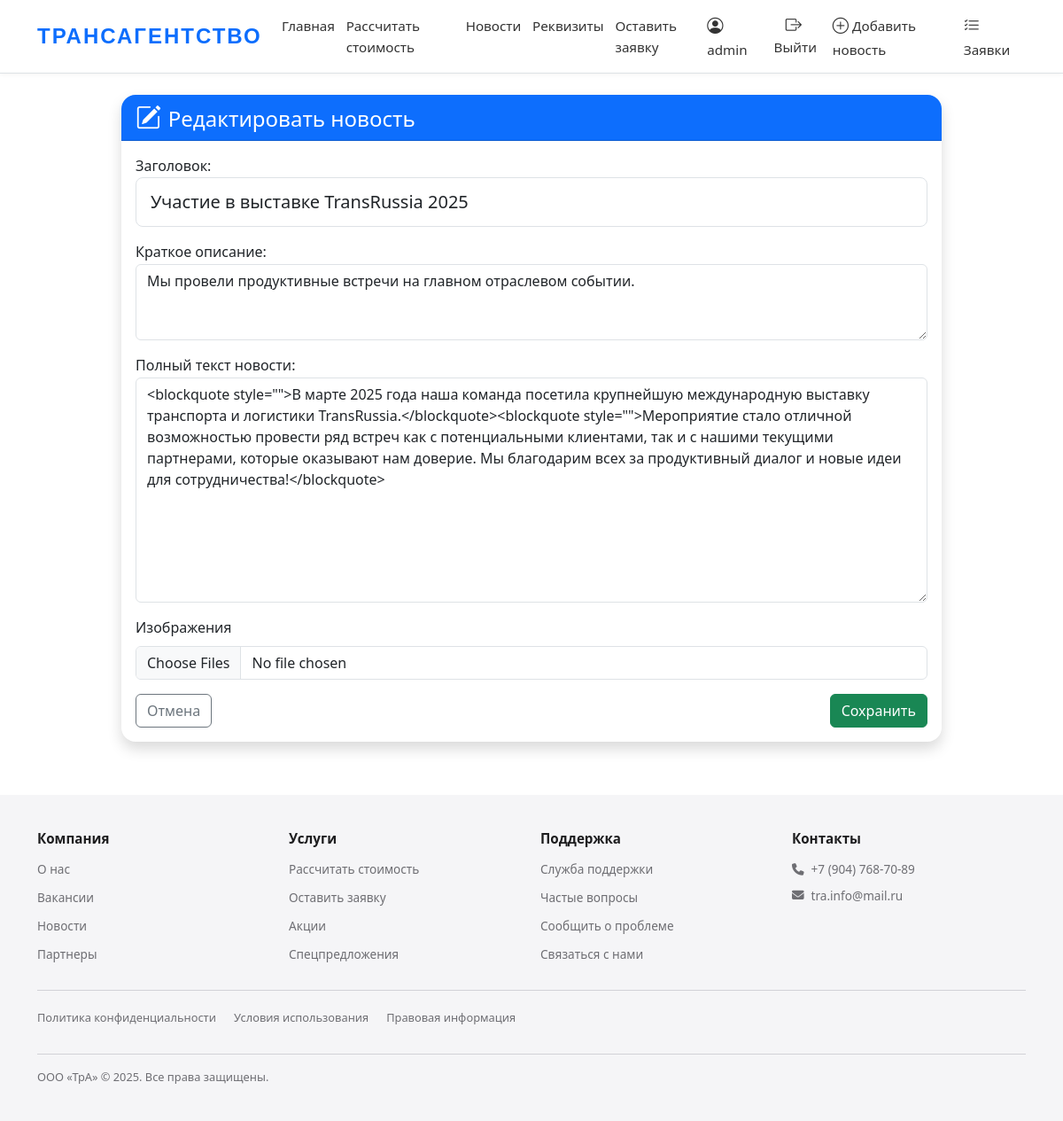
The app's page /news/edit/12/ (signed in) with its own data.
### main/models.py (models this page shows, shortened)
class News(models.Model):
    title = models.CharField(max_length=200, verbose_name="Заголовок")
    short_description = models.TextField(verbose_name="Краткое описание", help_text="Этот текст будет отображаться в списке новостей")
    content = models.TextField(verbose_name="Полный текст новости")
    created_at = models.DateTimeField(auto_now_add=True, verbose_name="Дата публикации")
    author = models.ForeignKey(User, on_delete=models.CASCADE, verbose_name="Автор")
    class Meta:
        verbose_name = "Новость"
        verbose_name_plural = "Новости"

class CompanyRequisites(models.Model):
    full_name = models.CharField(max_length=200, verbose_name="Полное наименование",
                               default='Общество с ограниченной ответственностью "Трансагентство"')
    short_name = models.CharField(max_length=100, verbose_name="Краткое наименование",
                                default='ООО «ТрА»')
    legal_address = models.TextField(verbose_name="Юридический адрес",
                                   default='РТ, 422772, м. р-н Пестречинский, с.п. Кощаковское, д.Званка, ул.Лазурная д.2А')
    postal_address = models.TextField(verbose_name="Почтовый адрес",
                                    default='РТ, 422772, м. р-н Пестречинский, с.п. Кощаковское, д.Званка, ул.Лазурная д.2А')
    phone = models.CharField(max_length=20, verbose_name="Телефон",
                           default='+7 (904) 768-70-89')
    email = models.EmailField(verbose_name="Эл. почта",
                            default='tra.info@mail.ru')
    inn = models.CharField(max_length=12, verbose_name="ИНН",
                         default='1651092275')
    kpp = models.CharField(max_length=9, verbose_name="КПП",
                          default='168601001')
    ogrn = models.CharField(max_length=15, verbose_name="ОГРН",
                           default='1221600078809')
    okpo = models.CharField(max_length=10, verbose_name="ОКПО",
                           default='75376496')
    railway_code = models.CharField(max_length=10, verbose_name="Код жд",
                                   default='4231')
    els_code = models.CharField(max_length=15, verbose_name="Код ЕЛС",
                               default='1006546099')
    bank_name_rub = models.CharField(max_length=200, verbose_name="Банк (руб)",
                                    default='ФИЛИАЛ «НИЖЕГОРОДСКИЙ» АО «АЛЬФА-БАНК»')
    account_rub = models.CharField(max_length=20, verbose_name="Рублёвый р/с",
                                  default='40702810629140008516')
    corr_account_rub = models.CharField(max_length=20, verbose_name="Корр. счёт (руб)",
                                       default='30101810200000000824')
    bik_rub = models.CharField(max_length=9, verbose_name="БИК (руб)",
                              default='042202824')
    bank_name_curr = models.CharField(max_length=200, verbose_name="Банк (вал)",
                                     default='ООО Банк Аверс')
    account_curr = models.CharField(max_length=20, verbose_name="Валютный счёт",
                                   default='4070216300390000051')
    corr_account_curr = models.CharField(max_length=20, verbose_name="Корр. счёт (вал)",
                                        default='30101810500000000774')
    bik_curr = models.CharField(max_length=9, verbose_name="БИК (вал)",
                               default='049205774')
    director = models.CharField(max_length=100, verbose_name="Генеральный директор",
                               default='Давлетшина Алсу Ринатовна')
    class Meta:
        verbose_name = "Реквизиты компании"
        verbose_name_plural = "Реквизиты компании"

### main/views.py (the view)
# urls.py: path('news/edit/<int:pk>/', views.edit_news, name='edit_news'),
@login_required
@user_passes_test(is_superuser)
def edit_news(request: HttpRequest, pk: int) -> HttpResponse:
    news = get_object_or_404(News, pk=pk)
    if request.method == 'POST':
        form = NewsForm(request.POST, request.FILES, instance=news)
        if form.is_valid():
            form.save()
            for image in request.FILES.getlist('images'):
                NewsImage.objects.create(news=news, image=image)
            return redirect('news_list')
    else:
        form = NewsForm(instance=news)
    return render(request, 'main/edit_news.html', {**{'form': form, 'news': news}, **base_context(request)})

### main/forms.py (shortened to what this page needs)
class NewsForm(forms.ModelForm):
    images = MultipleFileField(
        label='Изображения',
        required=False,
        widget=MultipleFileInput(attrs={
            'class': 'form-control',
            'multiple': True
        })
    )
    class Meta:
        model = News
        fields = ['title', 'short_description', 'content']  # Добавлено short_description
        widgets = {
            'title': forms.TextInput(attrs={'class': 'form-control'}),
            'short_description': forms.Textarea(attrs={'class': 'form-control', 'rows': 3, 'placeholder': 'Краткое описание для списка новостей'}),
            'content': forms.Textarea(attrs={
                'class': 'form-control',
                'rows': 10,  # Увеличим высоту поля
                'id': 'news-content-editor'  # Добавляем ID для инициализации редактора
            }),
        }

### main/templatetags/form_tags.py (called while the page is built)
@register.filter
def add_class(field, class_name):
    return field.as_widget(attrs={
        "class": f"{class_name} {field.field.widget.attrs.get('class', '')}"
    })

### main/views.py (called while the page is built)
def is_superuser(user: User) -> bool:
    return user.is_superuser

def base_context(request: HttpRequest) -> dict:
    requisites = CompanyRequisites.objects.first()
    return {'requisites': requisites}

### main/templates/main/edit_news.html (shortened to what this page needs)
{% extends 'main/base.html' %}
{% load form_tags %}
{% block content %}
<div class="container mt-4">
    <div class="row justify-content-center">
        <div class="col-md-10">
            <div class="card shadow">
                <div class="card-header bg-primary text-white">
                    <h4 class="mb-0">
                        <i class="bi bi-pencil-square me-2"></i>Редактировать новость
                    </h4>
                </div>
                <div class="card-body">
                    <form method="post" enctype="multipart/form-data">
                        <div class="mb-3">
                            {{ form.title.label_tag }}
                            {{ form.title|add_class:"form-control form-control-lg" }}
                        </div>
                        <div class="mb-3">
                            {{ form.short_description.label_tag }}
                            {{ form.short_description|add_class:"form-control" }}
                        </div>
                        <div class="mb-3">
                            {{ form.content.label_tag }}
                            <textarea id="trumbowyg-editor" name="content" class="form-control" rows="10">{{ form.content.value|default:'' }}</textarea>
                        </div>
                        <div class="mb-3">
                            <label for="id_images" class="form-label">Изображения</label>
                            <input type="file" name="images" id="id_images" class="form-control" multiple>
                        </div>
                        <div class="d-flex justify-content-between">
                            <a href="{% url 'home' %}" class="btn btn-outline-secondary">Отмена</a>
                            <button type="submit" class="btn btn-success">Сохранить</button>
                        </div>
                    </form>
                </div>
            </div>
        </div>
    </div>
</div>
<link rel="stylesheet" href="https://cdnjs.cloudflare.com/ajax/libs/Trumbowyg/2.27.3/ui/trumbowyg.min.css">
{% endblock %}

### main/templates/main/base.html (shortened to what this page needs)
{% load static %}
<!DOCTYPE html>
<html lang="ru">
<head>
    <link href="https://cdn.jsdelivr.net/npm/bootstrap@5.3.0/dist/css/bootstrap.min.css" rel="stylesheet">
    <link rel="stylesheet" href="https://cdn.jsdelivr.net/npm/bootstrap-icons@1.8.0/font/bootstrap-icons.css">
    <link rel="stylesheet" href="https://cdn.jsdelivr.net/npm/lightbox2@2.11.3/dist/css/lightbox.min.css">
    <link rel="stylesheet" href="https://cdnjs.cloudflare.com/ajax/libs/font-awesome/6.4.0/css/all.min.css">
    <link rel="stylesheet" href="{% static 'css/styles.css' %}">
</head>
<body>
    <nav class="navbar navbar-expand-lg navbar-light bg-white border-bottom">
        <div class="container">
            <a class="navbar-brand fw-bold" href="{% url 'home' %}">
                <span class="text-primary">Трансагентство</span>
            </a>
            <div class="collapse navbar-collapse" id="navbarNav">
                <div class="navbar-nav">
                    <a class="nav-link px-3" href="{% url 'home' %}">Главная</a>
                    <a class="nav-link px-3" href="{% url 'calculate' %}">Рассчитать стоимость</a>
                    <a class="nav-link px-3" href="{% url 'news_list' %}">Новости</a>
                    <a class="nav-link px-3" href="{% url 'requisites' %}">Реквизиты</a>
                    <a class="nav-link px-3" href="{% url 'application' %}">Оставить заявку</a>
                </div>
                <div class="navbar-nav ms-auto">
                    {% if user.is_authenticated %}
                        <a class="nav-link px-3" href="{% url 'profile' %}" style="text-decoration: none;">
                            <i class="bi bi-person-circle me-1"></i>{{ user.username }}
                        </a>
                        {% include 'main/includes/logout_form.html' %}
                        {% if user.is_superuser %}
                            <a class="nav-link px-3" href="{% url 'create_news' %}">
                                <i class="bi bi-plus-circle me-1"></i>Добавить новость
                            </a>
                            <a class="nav-link px-3" href="{% url 'application_list' %}">
                                <i class="bi bi-list-check me-1"></i>Заявки
                            </a>
                        {% endif %}
                    {% else %}
                        <a class="nav-link px-3" href="{% url 'login' %}">
                            <i class="bi bi-box-arrow-in-right me-1"></i>Войти
                        </a>
                    {% endif %}
                </div>
            </div>
        </div>
    </nav>
    <main>
        {% block content %}{% endblock %}
    </main>
    {% include 'main/includes/footer.html' %}
</body>
</html>

### main/templates/main/includes/footer.html
<footer class="apple-footer">
    <div class="container">
        <div class="apple-nav">
            <div class="apple-col">
                <h3>Компания</h3>
                <ul>
                    <li><a href="{% url 'home' %}">О нас</a></li>
                    <li><a href="#">Вакансии</a></li>
                    <li><a href="{% url 'news_list' %}">Новости</a></li>
                    <li><a href="#">Партнеры</a></li>
                </ul>
            </div>
            <div class="apple-col">
                <h3>Услуги</h3>
                <ul>
                    <li><a href="{% url 'calculate' %}">Рассчитать стоимость</a></li>
                    <li><a href="{% url 'application' %}">Оставить заявку</a></li>
                    <li><a href="#">Акции</a></li>
                    <li><a href="#">Спецпредложения</a></li>
                </ul>
            </div>
            <div class="apple-col">
                <h3>Поддержка</h3>
                <ul>
                    <li><a href="#">Служба поддержки</a></li>
                    <li><a href="#">Частые вопросы</a></li>
                    <li><a href="#">Сообщить о проблеме</a></li>
                    <li><a href="{% url 'requisites' %}">Связаться с нами</a></li>
                </ul>
            </div>
            <div class="apple-col">
                <h3>Контакты</h3>
                <div class="apple-contact">
                    <a href="tel:{{ requisites.phone }}"><i class="fas fa-phone"></i> {{ requisites.phone }}</a>
                    <a href="mailto:{{ requisites.email }}"><i class="fas fa-envelope"></i> {{ requisites.email }}</a>
                </div>
            </div>
        </div>
        <div class="apple-bottom">
            <div class="apple-legal">
                <a href="#">Политика конфиденциальности</a>
                <a href="#">Условия использования</a>
                <a href="#">Правовая информация</a>
            </div>
            <div class="apple-copyright">
                {{ requisites.short_name }} © {% now "Y" %}. Все права защищены.
            </div>
        </div>
    </div>
</footer>

### main/static/css/styles.css (style rules this page uses)
:root { --primary-blue: #0b5ed7; --dark-blue: #0a4eb5; }
body { margin: 0; padding: 0; display: flex; flex-direction: column; min-height: 100vh; font-family: 'Segoe UI', Tahoma, Geneva, Verdana, sans-serif; line-height: 1.6; }
main { flex: 1; padding-bottom: 60px; width: 100%; }
.navbar { padding: 0.5rem 0; box-shadow: 0 1px 5px rgba(0, 0, 0, 0.05); background-color: white; position: relative; z-index: 1000; font-size: 0.95rem; }
.navbar-brand { font-size: 1.3rem; letter-spacing: -0.3px; font-weight: 600; color: var(--dark-blue) !important; padding: 0.25rem 0; }
.nav-link { font-weight: 500; color: #333 !important; transition: all 0.2s ease; margin: 0 0.4rem; padding: 0.4rem 0 !important; font-size: 0.95rem; position: relative; }
.nav-link::after { content: ''; position: absolute; bottom: 0; left: 50%; width: 0; height: 2px; background: var(--primary-blue); transition: all 0.3s ease; transform: translateX(-50%); }
.form-control-lg { border-radius: 0.5rem; padding: 0.75rem 1rem; }
.card { border-radius: 1rem; border: none; transition: all 0.3s ease; }
.card-header { border-radius: 1rem 1rem 0 0 !important; }
.btn { transition: all 0.3s ease; }
.bi { font-size: 1.2em; }
.navbar-brand { font-family: 'Arial', sans-serif !important; font-size: 24px !important; font-weight: bold !important; color: #4a6bff !important; text-transform: uppercase !important; letter-spacing: 2px !important; }
.apple-footer { background: #f5f5f7; color: #6e6e73; padding: 40px 0; font-size: 0.85rem; margin-top: auto; }
.apple-nav { display: grid; grid-template-columns: repeat(auto-fit, minmax(180px, 1fr)); gap: 20px; border-bottom: 1px solid #d2d2d7; padding-bottom: 20px; margin-bottom: 20px; }
.apple-col h3 { font-size: 0.95rem; font-weight: 600; margin-bottom: 15px; color: #1d1d1f; }
.apple-col ul { list-style: none; padding: 0; margin: 0; }
.apple-col ul li { margin-bottom: 10px; }
.apple-col ul li a { color: #6e6e73; text-decoration: none; transition: color 0.3s; font-size: 0.85rem; }
.apple-contact { display: flex; flex-direction: column; gap: 8px; }
.apple-contact a { color: #6e6e73; text-decoration: none; display: flex; align-items: center; gap: 8px; font-size: 0.85rem; }
.apple-bottom { display: flex; justify-content: space-between; align-items: center; flex-wrap: wrap; gap: 15px; }
.apple-legal { display: flex; gap: 20px; flex-wrap: wrap; }
.apple-legal a { color: #6e6e73; text-decoration: none; font-size: 0.8rem; }
.apple-copyright { width: 100%; margin-top: 15px; padding-top: 15px; border-top: 1px solid #d2d2d7; font-size: 0.8rem; color: #6e6e73; }

### records on screen
News: title "Участие в выставке TransRussia 2025", short_description "Мы провели продуктивные встречи на главном отраслевом событии.", content "<blockquote style=\"\">В марте 2025 года наша команда посетила крупнейшую международную выставку транспорта и логистики TransRussia.</blockquote><blockquote style=\"\">Мероприятие стало отличной возможностью провести ряд встреч как с потенциальными клиентами, так и с нашими текущими партнерами, которые оказывают нам доверие. Мы благодарим всех за продуктивный диалог и новые идеи для сотрудничества!</blockquote>"
CompanyRequisites: phone "+7 (904) 768-70-89", email "tra.info@mail.ru", short_name "ООО «ТрА»"

### other values on screen
{{ user.username }} "admin"
